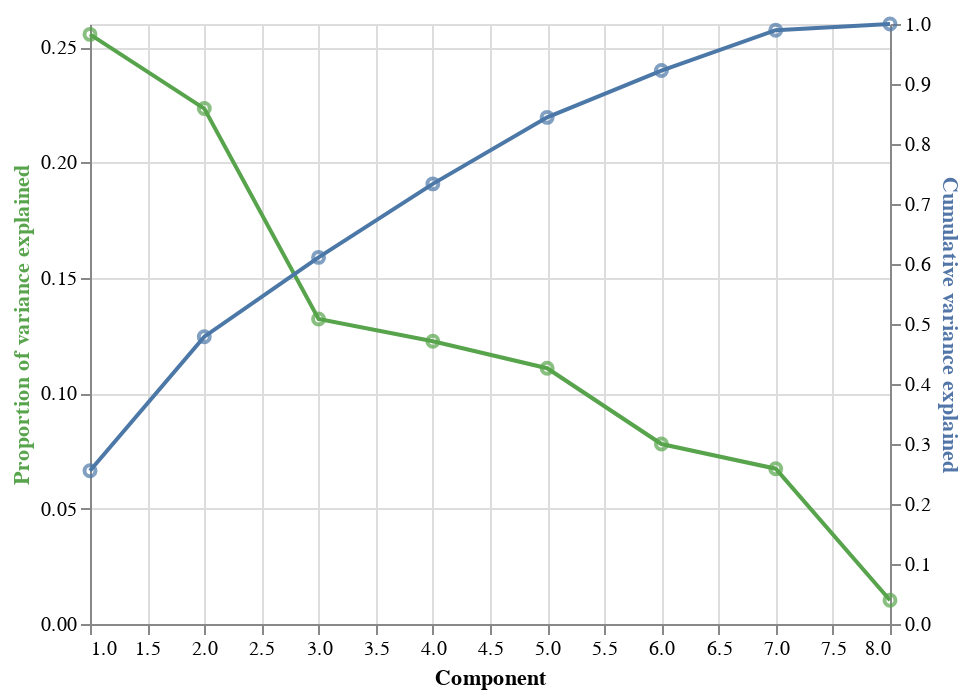

Notebook source saved alongside this figure:
### Markdown cell above
#### Observations

* *Azpeitia nodulifer* abundances are negatively correlated with abundances of all other taxa -- all entries in the `A_nodul` row are blue. 
* Interpretation: when *A. nodulifer* diatoms are more abundant than usual diatoms in other taxa tend to be less abundant than usual and conversely.

### Code cell
# center/scale
pcdata = diatoms.set_index(['Depth', 'Age'])
pcdata = (pcdata - pcdata.mean())/pcdata.std()

# compute pcs
pca = PCA(8)
pca.fit(pcdata)

# store proportion of variance explained as a dataframe
pcvars = pd.DataFrame({'Proportion of variance explained': pca.explained_variance_ratio_})

# add component number as a new column
pcvars['Component'] = np.arange(1, 9)

# add cumulative variance explained as a new column
pcvars['Cumulative variance explained'] = pcvars.iloc[:, 0].cumsum(axis = 0)

# encode component axis only as base layer
base = alt.Chart(pcvars).encode(
    x = 'Component')

# make a base layer for the proportion of variance explained
prop_var_base = base.encode(
    y = alt.Y('Proportion of variance explained',
              axis = alt.Axis(titleColor = '#57A44C'))
)

# make a base layer for the cumulative variance explained
cum_var_base = base.encode(
    y = alt.Y('Cumulative variance explained', axis = alt.Axis(titleColor = '#5276A7'))
)

# add points and lines to each base layer
prop_var = prop_var_base.mark_line(stroke = '#57A44C') + prop_var_base.mark_point(color = '#57A44C')
cum_var = cum_var_base.mark_line() + cum_var_base.mark_point()

# layer the layers
alt.layer(prop_var, cum_var).resolve_scale(y = 'independent')

### Figure 1 — Vega-Lite specification as saved in the notebook (floating-point values rounded to 4 significant figures)
{"config": {"view": {"continuousWidth": 400, "continuousHeight": 300}}, "layer": [{"layer": [{"mark": {"type": "line", "stroke": "#57A44C"}, "encoding": {"x": {"type": "quantitative", "field": "Component"}, "y": {"type": "quantitative", "axis": {"titleColor": "#57A44C"}, "field": "Proportion of variance explained"}}}, {"mark": {"type": "point", "color": "#57A44C"}, "encoding": {"x": {"type": "quantitative", "field": "Component"}, "y": {"type": "quantitative", "axis": {"titleColor": "#57A44C"}, "field": "Proportion of variance explained"}}}]}, {"layer": [{"mark": "line", "encoding": {"x": {"type": "quantitative", "field": "Component"}, "y": {"type": "quantitative", "axis": {"titleColor": "#5276A7"}, "field": "Cumulative variance explained"}}}, {"mark": "point", "encoding": {"x": {"type": "quantitative", "field": "Component"}, "y": {"type": "quantitative", "axis": {"titleColor": "#5276A7"}, "field": "Cumulative variance explained"}}}]}], "data": {"name": "data-19dcc2da18ffdcd3ede6c0c3abe60e5e"}, "resolve": {"scale": {"y": "independent"}}, "$schema": "https://vega.github.io/schema/vega-lite/v4.8.1.json", "datasets": {"data-19dcc2da18ffdcd3ede6c0c3abe60e5e": [{"Proportion of variance explained": 0.2555, "Component": 1, "Cumulative variance explained": 0.2555}, {"Proportion of variance explained": 0.2234, "Component": 2, "Cumulative variance explained": 0.4789}, {"Proportion of variance explained": 0.1321, "Component": 3, "Cumulative variance explained": 0.611}, {"Proportion of variance explained": 0.1225, "Component": 4, "Cumulative variance explained": 0.7336}, {"Proportion of variance explained": 0.1108, "Component": 5, "Cumulative variance explained": 0.8444}, {"Proportion of variance explained": 0.07799, "Component": 6, "Cumulative variance explained": 0.9224}, {"Proportion of variance explained": 0.0673, "Component": 7, "Cumulative variance explained": 0.9897}, {"Proportion of variance explained": 0.01032, "Component": 8, "Cumulative variance explained": 1.0}]}}
